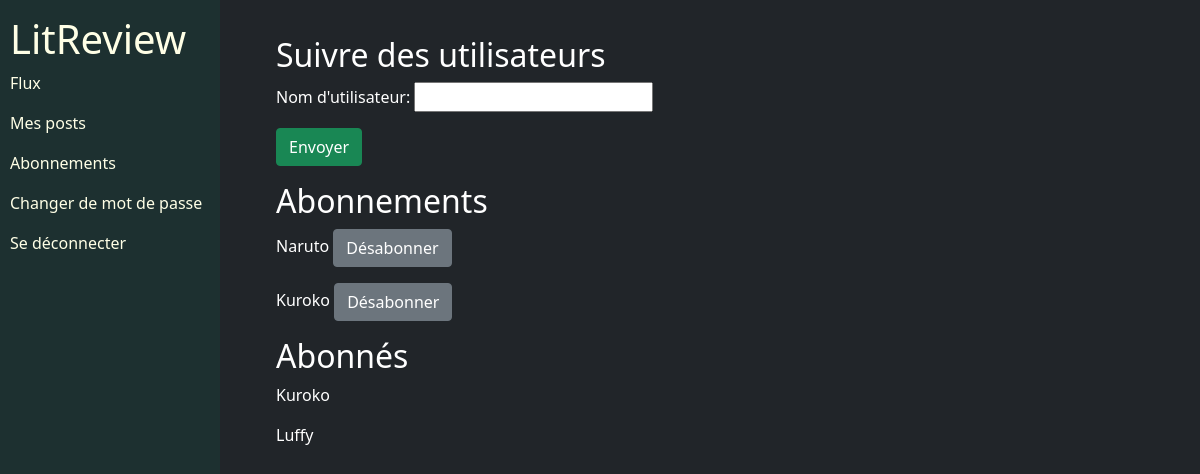
Page /follow-users/ (signed in) on the committed database.
### authentication/models.py (models this page shows)
class User(AbstractUser):
    pass

### review/views.py (the view, shortened to what this page needs)
# urls.py: path("follow-users/", review.views.follow_users, name="follow_users"),
@login_required
def follow_users(request):
    following = []
    followers = []
    user = models.UserFollows.objects.filter(user=request.user)
    user_follower = models.UserFollows.objects.filter(followed_user=request.user)
    for i in range(len(user)):
        following.append(user[i].followed_user)
    for i in range(len(user_follower)):
        followers.append(user_follower[i].user)
    form = forms.FollowUsersForm()
    context = {
        "following": following,
        "followers": followers,
        "form": form,
    }
    return render(request, "review/follow_users_form.html", context=context)

### review/forms.py
class FollowUsersForm(forms.Form):
    search = forms.CharField(label="Nom d'utilisateur:")

### review/templates/review/follow_users_form.html (shortened to what this page needs)
{% extends 'base.html' %}
{% block content %}
    <h2>Suivre des utilisateurs</h2>
    <form method="post">
        {{ form.as_p }}
        <button type="submit" class="btn btn-success">Envoyer</button>
    </form>
    <h2>Abonnements</h2>
    {% for user in following %}
        <p>{{ user.username }} <a href="{% url 'unfollow' user.id %}"><button type="submit" class="btn btn-secondary">Désabonner</button></a></p>
    {% endfor %}
    <h2>Abonnés</h2>
    {% for user in followers %}
        <p>{{ user.username }}</p>
    {% endfor %}
{% endblock content %}

### static/app.css (style rules this page uses)
html { font-family: Arial; }

### rows in the picture
User: username "Naruto"
User: username "Kuroko"
User: username "Luffy"
